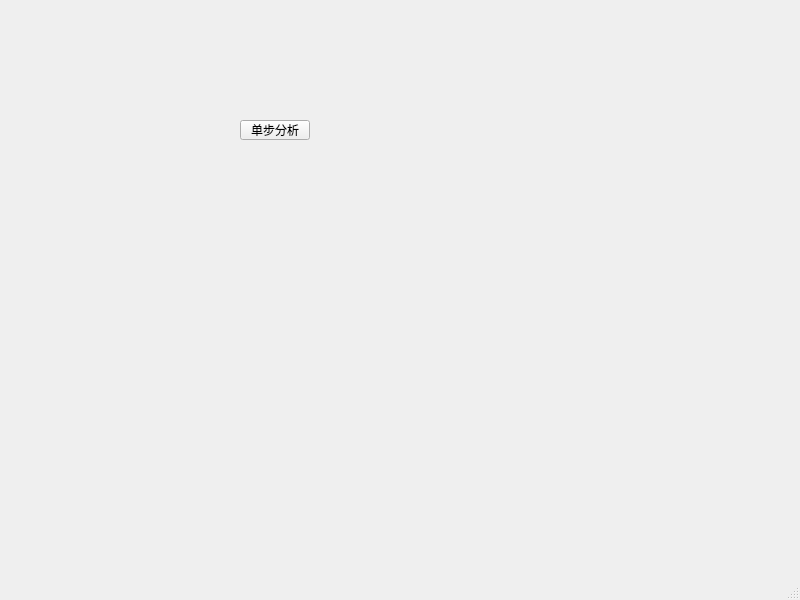
<?xml version="1.0" encoding="UTF-8"?>
<ui version="4.0">
 <class>MainWindow</class>
 <widget class="QMainWindow" name="MainWindow">
  <property name="geometry">
   <rect>
    <x>0</x>
    <y>0</y>
    <width>800</width>
    <height>600</height>
   </rect>
  </property>
  <property name="windowTitle">
   <string>MainWindow</string>
  </property>
  <widget class="QWidget" name="centralwidget">
   <widget class="QPushButton" name="main_menu_bt_analyse">
    <property name="geometry">
     <rect>
      <x>240</x>
      <y>120</y>
      <width>70</width>
      <height>20</height>
     </rect>
    </property>
    <property name="text">
     <string>单步分析</string>
    </property>
   </widget>
  </widget>
  <widget class="QMenuBar" name="menubar">
   <property name="geometry">
    <rect>
     <x>0</x>
     <y>0</y>
     <width>800</width>
     <height>22</height>
    </rect>
   </property>
  </widget>
  <widget class="QStatusBar" name="statusbar"/>
 </widget>
 <resources/>
 <connections/>
</ui>
